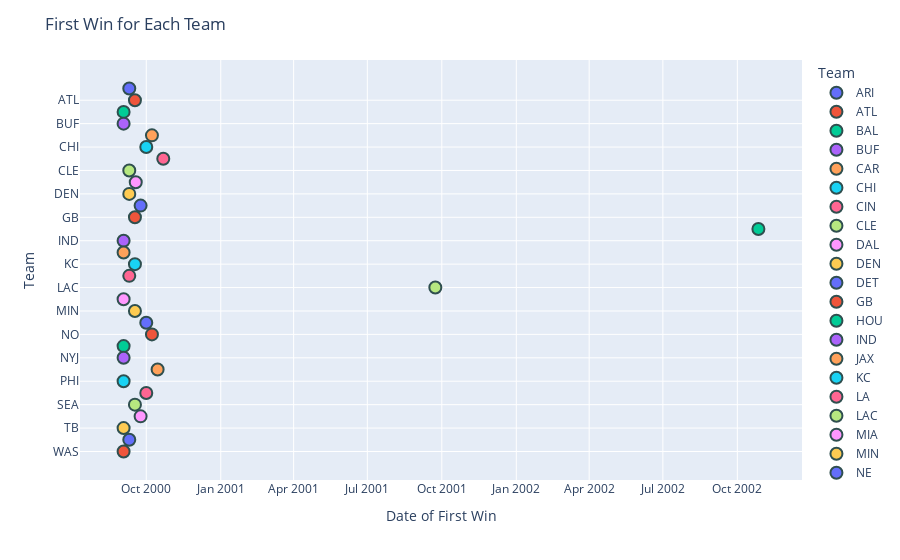

Notebook code cell kept with this figure:
### Code cell
# Combine the first wins for home and away teams
first_wins = pd.concat([home_first_win, away_first_win]).groupby(level=0).min().reset_index()
first_wins.columns = ['Team', 'First Win']

# Create an interactive scatter plot with Plotly
fig = px.scatter(first_wins, x='First Win', y='Team', hover_data={'First Win': '|%Y-%m-%d'}, color='Team')
fig.update_traces(marker=dict(size=12, line=dict(width=2, color='DarkSlateGrey')), selector=dict(mode='markers'))
fig.update_layout(title='First Win for Each Team', xaxis_title='Date of First Win', yaxis_title='Team')
fig.show()

### Figure 1 — Plotly figure (JSON) as saved in the notebook; plotly's stock layout.template omitted (floating-point values rounded to 4 significant figures)
{"data": [{"hovertemplate": "Team=%{y}<br>First Win=%{x|%Y-%m-%d}<extra></extra>", "legendgroup": "ARI", "marker": {"color": "#636efa", "line": {"color": "DarkSlateGrey", "width": 2}, "size": 12, "symbol": "circle"}, "mode": "markers", "name": "ARI", "orientation": "v", "showlegend": true, "type": "scatter", "x": ["2000-09-10T00:00:00"], "xaxis": "x", "y": ["ARI"], "yaxis": "y"}, {"hovertemplate": "Team=%{y}<br>First Win=%{x|%Y-%m-%d}<extra></extra>", "legendgroup": "ATL", "marker": {"color": "#EF553B", "line": {"color": "DarkSlateGrey", "width": 2}, "size": 12, "symbol": "circle"}, "mode": "markers", "name": "ATL", "orientation": "v", "showlegend": true, "type": "scatter", "x": ["2000-09-17T00:00:00"], "xaxis": "x", "y": ["ATL"], "yaxis": "y"}, {"hovertemplate": "Team=%{y}<br>First Win=%{x|%Y-%m-%d}<extra></extra>", "legendgroup": "BAL", "marker": {"color": "#00cc96", "line": {"color": "DarkSlateGrey", "width": 2}, "size": 12, "symbol": "circle"}, "mode": "markers", "name": "BAL", "orientation": "v", "showlegend": true, "type": "scatter", "x": ["2000-09-03T00:00:00"], "xaxis": "x", "y": ["BAL"], "yaxis": "y"}, {"hovertemplate": "Team=%{y}<br>First Win=%{x|%Y-%m-%d}<extra></extra>", "legendgroup": "BUF", "marker": {"color": "#ab63fa", "line": {"color": "DarkSlateGrey", "width": 2}, "size": 12, "symbol": "circle"}, "mode": "markers", "name": "BUF", "orientation": "v", "showlegend": true, "type": "scatter", "x": ["2000-09-03T00:00:00"], "xaxis": "x", "y": ["BUF"], "yaxis": "y"}, {"hovertemplate": "Team=%{y}<br>First Win=%{x|%Y-%m-%d}<extra></extra>", "legendgroup": "CAR", "marker": {"color": "#FFA15A", "line": {"color": "DarkSlateGrey", "width": 2}, "size": 12, "symbol": "circle"}, "mode": "markers", "name": "CAR", "orientation": "v", "showlegend": true, "type": "scatter", "x": ["2000-10-08T00:00:00"], "xaxis": "x", "y": ["CAR"], "yaxis": "y"}, {"hovertemplate": "Team=%{y}<br>First Win=%{x|%Y-%m-%d}<extra></extra>", "legendgroup": "CHI", "marker": {"color": "#19d3f3", "line": {"color": "DarkSlateGrey", "width": 2}, "size": 12, "symbol": "circle"}, "mode": "markers", "name": "CHI", "orientation": "v", "showlegend": true, "type": "scatter", "x": ["2000-10-01T00:00:00"], "xaxis": "x", "y": ["CHI"], "yaxis": "y"}, {"hovertemplate": "Team=%{y}<br>First Win=%{x|%Y-%m-%d}<extra></extra>", "legendgroup": "CIN", "marker": {"color": "#FF6692", "line": {"color": "DarkSlateGrey", "width": 2}, "size": 12, "symbol": "circle"}, "mode": "markers", "name": "CIN", "orientation": "v", "showlegend": true, "type": "scatter", "x": ["2000-10-22T00:00:00"], "xaxis": "x", "y": ["CIN"], "yaxis": "y"}, {"hovertemplate": "Team=%{y}<br>First Win=%{x|%Y-%m-%d}<extra></extra>", "legendgroup": "CLE", "marker": {"color": "#B6E880", "line": {"color": "DarkSlateGrey", "width": 2}, "size": 12, "symbol": "circle"}, "mode": "markers", "name": "CLE", "orientation": "v", "showlegend": true, "type": "scatter", "x": ["2000-09-10T00:00:00"], "xaxis": "x", "y": ["CLE"], "yaxis": "y"}, {"hovertemplate": "Team=%{y}<br>First Win=%{x|%Y-%m-%d}<extra></extra>", "legendgroup": "DAL", "marker": {"color": "#FF97FF", "line": {"color": "DarkSlateGrey", "width": 2}, "size": 12, "symbol": "circle"}, "mode": "markers", "name": "DAL", "orientation": "v", "showlegend": true, "type": "scatter", "x": ["2000-09-18T00:00:00"], "xaxis": "x", "y": ["DAL"], "yaxis": "y"}, {"hovertemplate": "Team=%{y}<br>First Win=%{x|%Y-%m-%d}<extra></extra>", "legendgroup": "DEN", "marker": {"color": "#FECB52", "line": {"color": "DarkSlateGrey", "width": 2}, "size": 12, "symbol": "circle"}, "mode": "markers", "name": "DEN", "orientation": "v", "showlegend": true, "type": "scatter", "x": ["2000-09-10T00:00:00"], "xaxis": "x", "y": ["DEN"], "yaxis": "y"}, {"hovertemplate": "Team=%{y}<br>First Win=%{x|%Y-%m-%d}<extra></extra>", "legendgroup": "DET", "marker": {"color": "#636efa", "line": {"color": "DarkSlateGrey", "width": 2}, "size": 12, "symbol": "circle"}, "mode": "markers", "name": "DET", "orientation": "v", "showlegend": true, "type": "scatter", "x": ["2000-09-24T00:00:00"], "xaxis": "x", "y": ["DET"], "yaxis": "y"}, {"hovertemplate": "Team=%{y}<br>First Win=%{x|%Y-%m-%d}<extra></extra>", "legendgroup": "GB", "marker": {"color": "#EF553B", "line": {"color": "DarkSlateGrey", "width": 2}, "size": 12, "symbol": "circle"}, "mode": "markers", "name": "GB", "orientation": "v", "showlegend": true, "type": "scatter", "x": ["2000-09-17T00:00:00"], "xaxis": "x", "y": ["GB"], "yaxis": "y"}, {"hovertemplate": "Team=%{y}<br>First Win=%{x|%Y-%m-%d}<extra></extra>", "legendgroup": "HOU", "marker": {"color": "#00cc96", "line": {"color": "DarkSlateGrey", "width": 2}, "size": 12, "symbol": "circle"}, "mode": "markers", "name": "HOU", "orientation": "v", "showlegend": true, "type": "scatter", "x": ["2002-10-27T00:00:00"], "xaxis": "x", "y": ["HOU"], "yaxis": "y"}, {"hovertemplate": "Team=%{y}<br>First Win=%{x|%Y-%m-%d}<extra></extra>", "legendgroup": "IND", "marker": {"color": "#ab63fa", "line": {"color": "DarkSlateGrey", "width": 2}, "size": 12, "symbol": "circle"}, "mode": "markers", "name": "IND", "orientation": "v", "showlegend": true, "type": "scatter", "x": ["2000-09-03T00:00:00"], "xaxis": "x", "y": ["IND"], "yaxis": "y"}, {"hovertemplate": "Team=%{y}<br>First Win=%{x|%Y-%m-%d}<extra></extra>", "legendgroup": "JAX", "marker": {"color": "#FFA15A", "line": {"color": "DarkSlateGrey", "width": 2}, "size": 12, "symbol": "circle"}, "mode": "markers", "name": "JAX", "orientation": "v", "showlegend": true, "type": "scatter", "x": ["2000-09-03T00:00:00"], "xaxis": "x", "y": ["JAX"], "yaxis": "y"}, {"hovertemplate": "Team=%{y}<br>First Win=%{x|%Y-%m-%d}<extra></extra>", "legendgroup": "KC", "marker": {"color": "#19d3f3", "line": {"color": "DarkSlateGrey", "width": 2}, "size": 12, "symbol": "circle"}, "mode": "markers", "name": "KC", "orientation": "v", "showlegend": true, "type": "scatter", "x": ["2000-09-17T00:00:00"], "xaxis": "x", "y": ["KC"], "yaxis": "y"}, {"hovertemplate": "Team=%{y}<br>First Win=%{x|%Y-%m-%d}<extra></extra>", "legendgroup": "LA", "marker": {"color": "#FF6692", "line": {"color": "DarkSlateGrey", "width": 2}, "size": 12, "symbol": "circle"}, "mode": "markers", "name": "LA", "orientation": "v", "showlegend": true, "type": "scatter", "x": ["2000-09-10T00:00:00"], "xaxis": "x", "y": ["LA"], "yaxis": "y"}, {"hovertemplate": "Team=%{y}<br>First Win=%{x|%Y-%m-%d}<extra></extra>", "legendgroup": "LAC", "marker": {"color": "#B6E880", "line": {"color": "DarkSlateGrey", "width": 2}, "size": 12, "symbol": "circle"}, "mode": "markers", "name": "LAC", "orientation": "v", "showlegend": true, "type": "scatter", "x": ["2001-09-23T00:00:00"], "xaxis": "x", "y": ["LAC"], "yaxis": "y"}, {"hovertemplate": "Team=%{y}<br>First Win=%{x|%Y-%m-%d}<extra></extra>", "legendgroup": "MIA", "marker": {"color": "#FF97FF", "line": {"color": "DarkSlateGrey", "width": 2}, "size": 12, "symbol": "circle"}, "mode": "markers", "name": "MIA", "orientation": "v", "showlegend": true, "type": "scatter", "x": ["2000-09-03T00:00:00"], "xaxis": "x", "y": ["MIA"], "yaxis": "y"}, {"hovertemplate": "Team=%{y}<br>First Win=%{x|%Y-%m-%d}<extra></extra>", "legendgroup": "MIN", "marker": {"color": "#FECB52", "line": {"color": "DarkSlateGrey", "width": 2}, "size": 12, "symbol": "circle"}, "mode": "markers", "name": "MIN", "orientation": "v", "showlegend": true, "type": "scatter", "x": ["2000-09-17T00:00:00"], "xaxis": "x", "y": ["MIN"], "yaxis": "y"}, {"hovertemplate": "Team=%{y}<br>First Win=%{x|%Y-%m-%d}<extra></extra>", "legendgroup": "NE", "marker": {"color": "#636efa", "line": {"color": "DarkSlateGrey", "width": 2}, "size": 12, "symbol": "circle"}, "mode": "markers", "name": "NE", "orientation": "v", "showlegend": true, "type": "scatter", "x": ["2000-10-01T00:00:00"], "xaxis": "x", "y": ["NE"], "yaxis": "y"}, {"hovertemplate": "Team=%{y}<br>First Win=%{x|%Y-%m-%d}<extra></extra>", "legendgroup": "NO", "marker": {"color": "#EF553B", "line": {"color": "DarkSlateGrey", "width": 2}, "size": 12, "symbol": "circle"}, "mode": "markers", "name": "NO", "orientation": "v", "showlegend": true, "type": "scatter", "x": ["2000-10-08T00:00:00"], "xaxis": "x", "y": ["NO"], "yaxis": "y"}, {"hovertemplate": "Team=%{y}<br>First Win=%{x|%Y-%m-%d}<extra></extra>", "legendgroup": "NYG", "marker": {"color": "#00cc96", "line": {"color": "DarkSlateGrey", "width": 2}, "size": 12, "symbol": "circle"}, "mode": "markers", "name": "NYG", "orientation": "v", "showlegend": true, "type": "scatter", "x": ["2000-09-03T00:00:00"], "xaxis": "x", "y": ["NYG"], "yaxis": "y"}, {"hovertemplate": "Team=%{y}<br>First Win=%{x|%Y-%m-%d}<extra></extra>", "legendgroup": "NYJ", "marker": {"color": "#ab63fa", "line": {"color": "DarkSlateGrey", "width": 2}, "size": 12, "symbol": "circle"}, "mode": "markers", "name": "NYJ", "orientation": "v", "showlegend": true, "type": "scatter", "x": ["2000-09-03T00:00:00"], "xaxis": "x", "y": ["NYJ"], "yaxis": "y"}, {"hovertemplate": "Team=%{y}<br>First Win=%{x|%Y-%m-%d}<extra></extra>", "legendgroup": "OAK", "marker": {"color": "#FFA15A", "line": {"color": "DarkSlateGrey", "width": 2}, "size": 12, "symbol": "circle"}, "mode": "markers", "name": "OAK", "orientation": "v", "showlegend": true, "type": "scatter", "x": ["2000-10-15T00:00:00"], "xaxis": "x", "y": ["OAK"], "yaxis": "y"}, {"hovertemplate": "Team=%{y}<br>First Win=%{x|%Y-%m-%d}<extra></extra>", "legendgroup": "PHI", "marker": {"color": "#19d3f3", "line": {"color": "DarkSlateGrey", "width": 2}, "size": 12, "symbol": "circle"}, "mode": "markers", "name": "PHI", "orientation": "v", "showlegend": true, "type": "scatter", "x": ["2000-09-03T00:00:00"], "xaxis": "x", "y": ["PHI"], "yaxis": "y"}, {"hovertemplate": "Team=%{y}<br>First Win=%{x|%Y-%m-%d}<extra></extra>", "legendgroup": "PIT", "marker": {"color": "#FF6692", "line": {"color": "DarkSlateGrey", "width": 2}, "size": 12, "symbol": "circle"}, "mode": "markers", "name": "PIT", "orientation": "v", "showlegend": true, "type": "scatter", "x": ["2000-10-01T00:00:00"], "xaxis": "x", "y": ["PIT"], "yaxis": "y"}, {"hovertemplate": "Team=%{y}<br>First Win=%{x|%Y-%m-%d}<extra></extra>", "legendgroup": "SEA", "marker": {"color": "#B6E880", "line": {"color": "DarkSlateGrey", "width": 2}, "size": 12, "symbol": "circle"}, "mode": "markers", "name": "SEA", "orientation": "v", "showlegend": true, "type": "scatter", "x": ["2000-09-17T00:00:00"], "xaxis": "x", "y": ["SEA"], "yaxis": "y"}, {"hovertemplate": "Team=%{y}<br>First Win=%{x|%Y-%m-%d}<extra></extra>", "legendgroup": "SF", "marker": {"color": "#FF97FF", "line": {"color": "DarkSlateGrey", "width": 2}, "size": 12, "symbol": "circle"}, "mode": "markers", "name": "SF", "orientation": "v", "showlegend": true, "type": "scatter", "x": ["2000-09-24T00:00:00"], "xaxis": "x", "y": ["SF"], "yaxis": "y"}, {"hovertemplate": "Team=%{y}<br>First Win=%{x|%Y-%m-%d}<extra></extra>", "legendgroup": "TB", "marker": {"color": "#FECB52", "line": {"color": "DarkSlateGrey", "width": 2}, "size": 12, "symbol": "circle"}, "mode": "markers", "name": "TB", "orientation": "v", "showlegend": true, "type": "scatter", "x": ["2000-09-03T00:00:00"], "xaxis": "x", "y": ["TB"], "yaxis": "y"}, {"hovertemplate": "Team=%{y}<br>First Win=%{x|%Y-%m-%d}<extra></extra>", "legendgroup": "TEN", "marker": {"color": "#636efa", "line": {"color": "DarkSlateGrey", "width": 2}, "size": 12, "symbol": "circle"}, "mode": "markers", "name": "TEN", "orientation": "v", "showlegend": true, "type": "scatter", "x": ["2000-09-10T00:00:00"], "xaxis": "x", "y": ["TEN"], "yaxis": "y"}, {"hovertemplate": "Team=%{y}<br>First Win=%{x|%Y-%m-%d}<extra></extra>", "legendgroup": "WAS", "marker": {"color": "#EF553B", "line": {"color": "DarkSlateGrey", "width": 2}, "size": 12, "symbol": "circle"}, "mode": "markers", "name": "WAS", "orientation": "v", "showlegend": true, "type": "scatter", "x": ["2000-09-03T00:00:00"], "xaxis": "x", "y": ["WAS"], "yaxis": "y"}], "layout": {"legend": {"title": {"text": "Team"}, "tracegroupgap": 0}, "margin": {"t": 60}, "title": {"text": "First Win for Each Team"}, "xaxis": {"anchor": "y", "domain": [0, 1], "title": {"text": "Date of First Win"}}, "yaxis": {"anchor": "x", "categoryarray": ["WAS", "TEN", "TB", "SF", "SEA", "PIT", "PHI", "OAK", "NYJ", "NYG", "NO", "NE", "MIN", "MIA", "LAC", "LA", "KC", "JAX", "IND", "HOU", "GB", "DET", "DEN", "DAL", "CLE", "CIN", "CHI", "CAR", "BUF", "BAL", "ATL", "ARI"], "categoryorder": "array", "domain": [0, 1], "title": {"text": "Team"}}}}
